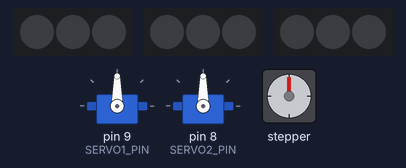
A sketch run on a simulated Arduino Uno, built with avr-gcc and run on an emulated ATmega328P. Parts: 2 × servo, 3 × 3 RGB LEDs in strip order, left to right, stepper motor. Stepper angles assume 2048 steps per turn.

Above: at 0.1 s.
At 0.65 s:
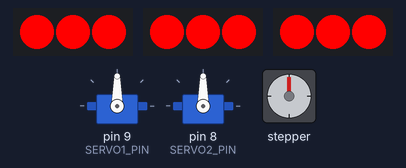
At 8.81 s:
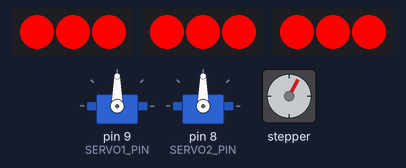
At 16.77 s:
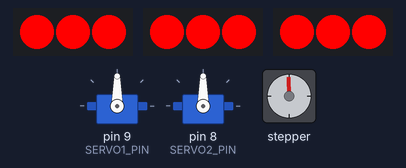
At 32.89 s:
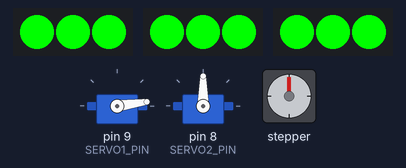
At 39.83 s:
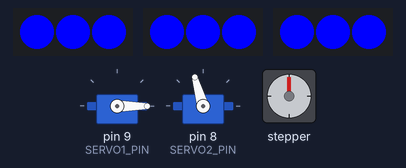
Timing chart, 0 to 40.0 s (numbered marks = the images above):
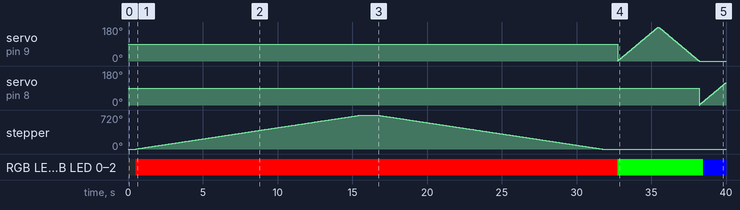

The sketch:

CPSFinalUnitTest1.ino
```cpp
/*
  Systems test! This code runs each mechanical system in a continuous loop while changing the LED colors
  to test functionality of each of the subsystems.

  The colors of the LEDs indicates which motor that is meant to run at the same time, and the loop repeats continuously:
    Red   - stepper moves one quarter-turn forward and backward
    Green - servo 1 sweeps from 0 to 180 and back
    Blue  - servo 2 sweeps from 0 to 180 and back

*/

#include <Servo.h>
#include <Stepper.h>
#include <Adafruit_NeoPixel.h>

// Same pinout as the main code
const int SERVO1_PIN = 9;
const int SERVO2_PIN = 8;

const int IN1 = A0;
const int IN2 = A1;
const int IN3 = A2;
const int IN4 = A3;

const int NUM_GROUPS = 3;
const int LEDS_PER_GROUP = 3;
const int LED_PINS[NUM_GROUPS] = {5, 6, 7};

Servo servo1;
Servo servo2;

// Variable number of steps per motor revolution.
const int stepsPerRevolution = 2048;

// Stepper library pin order, using A0-A3.
Stepper motor(stepsPerRevolution, A0, A2, A1, A3);

Adafruit_NeoPixel pixels[NUM_GROUPS] = {
  Adafruit_NeoPixel(LEDS_PER_GROUP, LED_PINS[0], NEO_GRB + NEO_KHZ800),
  Adafruit_NeoPixel(LEDS_PER_GROUP, LED_PINS[1], NEO_GRB + NEO_KHZ800),
  Adafruit_NeoPixel(LEDS_PER_GROUP, LED_PINS[2], NEO_GRB + NEO_KHZ800)
};

void setup() { //setup code before the loop runs
  servo1.attach(SERVO1_PIN);
  servo2.attach(SERVO2_PIN);
  servo1.write(90);
  servo2.write(90);
  delay(500);

  for (int group = 0; group < NUM_GROUPS; group++) {
    pixels[group].begin();
    pixels[group].setBrightness(255);
    pixels[group].clear();
    pixels[group].show();
  }
   motor.setSpeed(8);

}

void loop() { // Main loop that it cycles through
  // RED: stepper, one quarter-turn in each direction
  setAllLEDs(255, 0, 0);

  motor.step(4096);
  delay(1000);
  motor.step(-4096);
  delay(1000);

  // GREEN: servo 1 only, full sweep forward and backward
  setAllLEDs(0, 255, 0);

  for (int position = 0; position <= 180; position++) {
    servo1.write(position);
    delay(15);
  }

  for (int position = 180; position >= 0; position--) {
    servo1.write(position);
    delay(15);
  }

  // BLUE: servo 2 only, full sweep forward and backward
  setAllLEDs(0, 0, 255);

  for (int position = 0; position <= 180; position++) {
    servo2.write(position);
    delay(15);
  }

  for (int position = 180; position >= 0; position--) {
    servo2.write(position);
    delay(15);
  }
}

// helper function that sets all LEDs to the same color
// this allows us to create the function once and all it multiple times in the main loop (above)
void setAllLEDs(uint8_t red, uint8_t green, uint8_t blue) {
  for (int group = 0; group < NUM_GROUPS; group++) {
    for (int led = 0; led < LEDS_PER_GROUP; led++) {
      pixels[group].setPixelColor(
        led,
        pixels[group].Color(red, green, blue)
      );
    }
    pixels[group].show();
  }
}
```

Measured:
- by itself, stepper: turns 720° clockwise in 15.1 s, then 720° counter-clockwise in 15.1 s
- by itself, RGB LED 0–2, RGB LED 0–2, RGB LED 0–2: off → RGB(255, 0, 0) at 0.50 s, → RGB(0, 255, 0) 32.2 s later, → RGB(0, 0, 255) 5.7 s later
